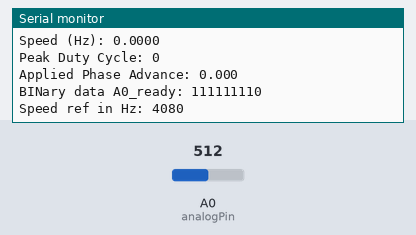
Bench run of a sketch on a simulated Arduino Uno, built with avr-gcc and run on an emulated ATmega328P. Shown: the last lines printed to the serial monitor. The inputs (shaded band) are chosen by the test bench; at power-on: A0 (analogPin) = 512.

Above: at 1.4 s.
1.5 s: A0 (analogPin) set to 716
At 1.67 s:
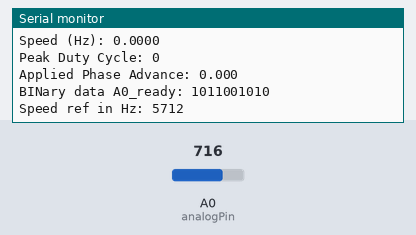
3.0 s: A0 (analogPin) set to 900
At 3.36 s:
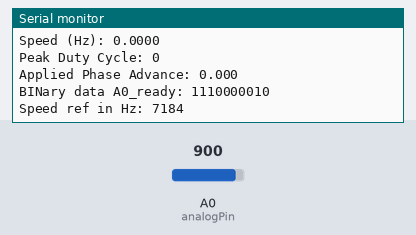
Timing chart, 0 to 6.0 s (numbered marks = the images above; inputs shaded):
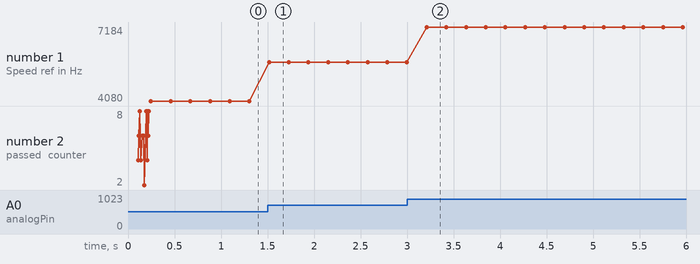

The sketch:

main.ino
```cpp
/*
 * Author: Mark Gajevskis
 * Date: 9 March 2019
 * Board: Arduino UNO
 * Chip: A4964
 * Communication protocol: 4-wire HW SPI
 * Logic voltage: 5V
 * Logic voltage shiftig: NO
 * USART baudrate: 115200
 *
 *
 *
 * This code write the "Register Select" in
 * order to set the register 31 in Read Only
 * mode. The data is send to the host pc via UART.
 *
 *
 */

#include "Arduino.h"
#include "main.h"
#include "SPI.h"
#include "motor_settings.h"


uint16_t countSetBits(unsigned int n)
{
  unsigned int count = 0;
  while (n)
  {
    count += n & 1;
    n >>= 1;
  }
  return count;
}

void dialup(uint16_t addr, uint16_t val) {

  foo = (addr | SPI_WRITE | val);
  count = countSetBits(foo);

  if ((count % 2) == 0) {
    foo2 = (foo | PARITY);
    Serial.print("if passed, counter: ");
    Serial.println(count);
    Serial.print("parity result: ");
    Serial.println(foo2, BIN);

    SPI.beginTransaction(SPISettings(SPI_SPEED, MSBFIRST, SPI_MODE3));
    digitalWrite(PIN_CS, LOW);
    SPI.transfer16(foo2);
    digitalWrite(PIN_CS, HIGH);
  }
  else {
    Serial.print("else...no parity: ");
    Serial.println(foo, BIN);

    SPI.beginTransaction(SPISettings(SPI_SPEED, MSBFIRST, SPI_MODE3));
    digitalWrite(PIN_CS, LOW);
    SPI.transfer16(foo);
    digitalWrite(PIN_CS, HIGH);
  }
  Serial.println("dialup_end");
}

void temperature() {

  SPI.beginTransaction(SPISettings(SPI_SPEED, MSBFIRST, SPI_MODE3)); // Start SPI dialog with settings for A4964
  digitalWrite(PIN_CS, LOW);
  SPI.transfer16(REG_BRS_TEMP);  // Write the RBS in temperature rading mode
  digitalWrite(PIN_CS, HIGH);

  SPI.beginTransaction(SPISettings(SPI_SPEED, MSBFIRST, SPI_MODE3)); // Start SPI dialog with settings for A4964
  digitalWrite(PIN_CS, LOW);
  rdng_temp = SPI.transfer16(REG_RD_ONLY);  // Read the register 31
  digitalWrite(PIN_CS, HIGH);

  Serial.print("Temperature: ");
  Serial.println((367.7 - ((rdng_temp & 0b11111111110) >> 1) * 0.451), 2); // Refer to A4964 manual page 77
}

void showspeed() {

  SPI.beginTransaction(SPISettings(SPI_SPEED, MSBFIRST, SPI_MODE3)); // Start SPI dialog with settings for A4964
  digitalWrite(PIN_CS, LOW);
  SPI.transfer16(REG_RBS_SPEED);  // Write the RBS in temperature rading mode
  digitalWrite(PIN_CS, HIGH);

  SPI.beginTransaction(SPISettings(SPI_SPEED, MSBFIRST, SPI_MODE3)); // Start SPI dialog with settings for A4964
  digitalWrite(PIN_CS, LOW);
  rdng_speed = SPI.transfer16(REG_RD_ONLY);  // Read the register 31
  digitalWrite(PIN_CS, HIGH);

  Serial.print("Speed (rpm): ");
  Serial.println((((((rdng_speed & 0b11111111110) >> 1) * 1.6) * 60) / 7), 4); // Refer to A4964 manual page 77

  SPI.beginTransaction(SPISettings(SPI_SPEED, MSBFIRST, SPI_MODE3)); // Start SPI dialog with settings for A4964
  digitalWrite(PIN_CS, LOW);
  rdng_speed = SPI.transfer16(REG_RD_ONLY);  // Read the register 31
  digitalWrite(PIN_CS, HIGH);

  Serial.print("Speed (Hz): ");
  Serial.println((((rdng_speed & 0b11111111110) >> 1) * 1.6), 4); // Refer to A4964 manual page 77
}

void duty_cycle() {

  SPI.beginTransaction(SPISettings(SPI_SPEED, MSBFIRST, SPI_MODE3)); // Start SPI dialog with settings for A4964
  digitalWrite(PIN_CS, LOW);
  SPI.transfer16(REG_RBS_DUTY_CYCLE);  // Write the RBS in voltage rading mode
  digitalWrite(PIN_CS, HIGH);

  SPI.beginTransaction(SPISettings(SPI_SPEED, MSBFIRST, SPI_MODE3)); // Start SPI dialog with settings for A4964
  digitalWrite(PIN_CS, LOW);
  rdng_duty_cycle = SPI.transfer16(REG_RD_ONLY);  // Read the register 31
  digitalWrite(PIN_CS, HIGH);
  Serial.print("Peak Duty Cycle: ");
  Serial.println((((rdng_duty_cycle & 0b11111111110) >> 1) / 1023) * 100, 3);
}

void applied_phase_advance() {

  SPI.beginTransaction(SPISettings(SPI_SPEED, MSBFIRST, SPI_MODE3)); // Start SPI dialog with settings for A4964
  digitalWrite(PIN_CS, LOW);
  SPI.transfer16(REG_RBS_PHASE_ADV);  // Write the RBS in voltage rading mode
  digitalWrite(PIN_CS, HIGH);

  SPI.beginTransaction(SPISettings(SPI_SPEED, MSBFIRST, SPI_MODE3)); // Start SPI dialog with settings for A4964
  digitalWrite(PIN_CS, LOW);
  rdng_phase_adv = SPI.transfer16(REG_RD_ONLY);  // Read the register 31
  digitalWrite(PIN_CS, HIGH);
  Serial.print("Applied Phase Advance: ");
  Serial.println(((rdng_phase_adv & 0b11111111110) >> 1) * 0.7, 3);
}

void voltage() {

  SPI.beginTransaction(SPISettings(SPI_SPEED, MSBFIRST, SPI_MODE3)); // Start SPI dialog with settings for A4964
  digitalWrite(PIN_CS, LOW);
  SPI.transfer16(REG_RBS_VOLT);  // Write the RBS in voltage rading mode
  digitalWrite(PIN_CS, HIGH);

  SPI.beginTransaction(SPISettings(SPI_SPEED, MSBFIRST, SPI_MODE3)); // Start SPI dialog with settings for A4964
  digitalWrite(PIN_CS, LOW);
  rdng_volt = SPI.transfer16(REG_RD_ONLY);  // Read the register 31
  digitalWrite(PIN_CS, HIGH);
  Serial.print("Voltage: ");
  Serial.println(((rdng_volt & 0b11111111110) >> 1) * 0.0528, 3);
}

void current() {

  SPI.beginTransaction(SPISettings(SPI_SPEED, MSBFIRST, SPI_MODE3)); // Start SPI dialog with settings for A4964
  digitalWrite(PIN_CS, LOW);
  SPI.transfer16(REG_RBS_CURRENT);  // Write the RBS in current rading mode
  digitalWrite(PIN_CS, HIGH);

  SPI.beginTransaction(SPISettings(SPI_SPEED, MSBFIRST, SPI_MODE3)); // Start SPI dialog with settings for A4964
  digitalWrite(PIN_CS, LOW);
  rdng_current = SPI.transfer16(REG_RD_ONLY);  // Read the register 31
  digitalWrite(PIN_CS, HIGH);
  Serial.print("Current: ");
  Serial.println(((((rdng_current & 0b11111111110) >> 1) / 50) * 1.76), 3);
}

void writeregisters() {

  dialup(ADDR_PWM_CONF_0, MOD_3 | PMD_CENTER | PW_PWM_FREQ(0b100110));
  //dialup(ADDR_PWM_CONF_1, DS_DITHER_DISABLE),
  dialup(ADDR_PWM_CONF_1, DP_PERIOD_1_2 | DD_TIME_2 | DS_STEP_COUNT_15);
  dialup(ADDR_BRGE_CONF, SA_AMP_GAIN_2_5 | DT_MOSFET_500);
  dialup(ADDR_GATE_DRV_CONF_0, IR1_ON_40 | IR2_ON_10);
  dialup(ADDR_GATE_DRV_CONF_1, IF1_OFF_60 | IF2_OFF_15);
  dialup(ADDR_GATE_DRV_CONF_2, TRS_ON_TIME_300 | TFS_OFF_TIME_600);
  dialup(ADDR_I_LIM_CONF, OBT_BLANK_TIME_3_6 | VIL_SCALE_16_16);
  dialup(ADDR_VDS_0, MIT_TRESHOLD_200 | VT_V_TRESHOLD_1_2);
  dialup(ADDR_VDS_1, VDQ_DEBOUNCE | VQT_QUAL_TIME_1_2);
  dialup(ADDR_WATCH_DOG_0, WM_MIN_TIME_21);
  dialup(ADDR_WATCH_DOG_1, WC_DISABLE);     // Register Nr. 10
  dialup(ADDR_COMMT_0, CP_SS_PROP_GAIN_2 | CP_SS_INTEG_GAIN_2);
  dialup(ADDR_COMMT_1, CPT_TC_PROP_GAIN_2 | CIT_TC_INTEG_GAIN_2);
  dialup(ADDR_BEMF_CONF_0, BW_DETECT_WINDOW(0b11111));
  dialup(ADDR_BEMF_CONF_1, BS_SMPL_CYCLE_6 | BF_WM_FILTER_TIME_200);
  dialup(ADDR_STR_CONF_0, HT_ALIGMENT_400 | HD_PWM_ALIG_3_125);   // Register Nr. 15
  dialup(ADDR_STR_CONF_1, STM_COASM_OFF | RSC_OFF | KM_RATIO_0_30 | HR_DUTY_CYCLE_0);
  dialup(ADDR_STR_CONF_2, WIN_MODE_OFF);
  dialup(ADDR_STR_CONF_3, SF2_FINAL_FREQ_10 | SF1_INITIAL_FREQ_0_5);
  dialup(ADDR_STR_CONF_4, SD2_FINAL_CYC_18_75 | SD1_INITIAL_CYC_6_25);
  dialup(ADDR_STR_CONF_5, STS_STEP_TIME_160 | SFS_FINAL_RAMP_FREQ(0b0011));  // Register Nr. 20
  dialup(ADDR_SPEED_LOOP_0, SGL_ACCELER_LIM(0b00111) | SG_GAIN(0b1000));
  dialup(ADDR_SPEED_LOOP_1, DV_CYCLE_COMP_OFF | DF_DECEL_FACTOR_1 | SR_SPEED_CTRL_RES_0_1);
  dialup(ADDR_SPEED_LOOP_2, SL_LOW_THRESHOLD(0b0001) | SH_HIGH_THRESHOLD(0b1100));
  dialup(ADDR_SYS, ESF_NO_STOP_ON_FAIL | VLR_LOGIC_V_5 | VRG_GATE_V_8 | OPM_STAND_ALONE | LWK_PWM_WAKE_MDOE | IPI_ACT_LOW | DIL_I_LIM_OFF | CM_CLOSED_LOOP_SPEED_2); // REG Nr. 25
  dialup(ADDR_PHA_ADV, PAM_PHASE_ADV_AUTO | KIP_AUTO_PHASE_CTRL_4);
  dialup(ADDR_MOT_FUN, LEN_LIN_STANDBY | GTS_NO_CHANGE_0 | OVM_OVERMOD_OFF | DRM_MODE_SINE | BRK_ON | DIR_REVERSE | RUN_ON);
}

void speedreference(){

  const int analogPin = A0;
  uint16_t A0_val = 0;
  uint16_t A0_conv = 0;
  uint16_t A0_ready = 0;
  // The "A0_val" is 10bit meaning 0 to 1023 dec. long. Need to be converted to 9bit meaning 0 to 511 dec. long.
  A0_val = analogRead(analogPin);
  A0_conv = map(A0_val, 0, 1023, 0, 511);
  // To do: Shift converted value to 1 bit left
  A0_ready = (A0_conv << 1);
  // To do: Output the "Fref" to Serial interface in Hz
  Serial.print("BINary data A0_ready: ");
  Serial.println(A0_ready, BIN);

  Serial.print("Speed ref in Hz: ");
  Serial.println(SR_SPEED_CTRL_RES_1_6 * A0_ready, DEC);
  // To do: Sent SPI data to "ADDR_WRT_ONLY"
  foo = (ADDR_WRT_ONLY | A0_ready);
  count = countSetBits(foo);

  if ((count % 2) == 0) {
    foo2 = (foo | PARITY);

    SPI.beginTransaction(SPISettings(SPI_SPEED, MSBFIRST, SPI_MODE3));
    digitalWrite(PIN_CS, LOW);
    SPI.transfer16(foo2);
    digitalWrite(PIN_CS, HIGH);
  }
  else {

    SPI.beginTransaction(SPISettings(SPI_SPEED, MSBFIRST, SPI_MODE3));
    digitalWrite(PIN_CS, LOW);
    SPI.transfer16(foo);
    digitalWrite(PIN_CS, HIGH);
  }
}


void setup() {

  SPI.begin();
  pinMode(PIN_CS, OUTPUT);

  Serial.begin(115200);
  delay(100);

  writeregisters();
}

void loop() {

  temperature();
  voltage();
  current();
  showspeed();
  duty_cycle();
  applied_phase_advance();
  speedreference();
  Serial.println();
  delay(200);
}
```

main.h
```cpp
/////////SPI CONFIG////////////////////
#define PIN_CS 10
#define SPI_SPEED 20000000
//#define PIN_D9 9 // Used for PWM
unsigned long duty1,duty2;
// Duty Cycle in terms of a percentage.
unsigned long plus;
// Value read from A1, in case plus mode is activated
float xxx;
// Float numbers to calculate duty for PWM 1 and PWM 2
float yyy;
unsigned long pwm1;
// Value read from A0 and A2 to give PWM duty cycle output in terms // of 0-5V
unsigned long pwm2;

/////////REGISTER MODE SELECTION //////
const uint16_t SPI_WRITE (1 << 10);
const uint16_t SPI_READ (0 << 10);
/////////REGISTER MODE SELECTION END////

///////////REGISTER ADDRES//////////////
uint16_t ADDR_PWM_CONF_0 = 0x000;
uint16_t ADDR_PWM_CONF_1 = 0x800;
uint16_t ADDR_BRGE_CONF = 0x1000;
uint16_t ADDR_GATE_DRV_CONF_0 = 0x1800;
uint16_t ADDR_GATE_DRV_CONF_1 = 0x2000;
uint16_t ADDR_GATE_DRV_CONF_2 = 0x2800;
uint16_t ADDR_I_LIM_CONF = 0x3000;
uint16_t ADDR_VDS_0 = 0x3800;
uint16_t ADDR_VDS_1 = 0x4000;
uint16_t ADDR_WATCH_DOG_0 = 0x4800;
uint16_t ADDR_WATCH_DOG_1 = 0x5000;
uint16_t ADDR_COMMT_0 = 0x5800;
uint16_t ADDR_COMMT_1 = 0x6000;
uint16_t ADDR_BEMF_CONF_0 = 0x6800;
uint16_t ADDR_BEMF_CONF_1 = 0x7000;
uint16_t ADDR_STR_CONF_0 = 0x7800;
uint16_t ADDR_STR_CONF_1 = 0x8000;
uint16_t ADDR_STR_CONF_2 = 0x8800;
uint16_t ADDR_STR_CONF_3 = 0x9000;
uint16_t ADDR_STR_CONF_4 = 0x9800;
uint16_t ADDR_STR_CONF_5 = 0xA000;
uint16_t ADDR_SPEED_LOOP_0 = 0xA800;
uint16_t ADDR_SPEED_LOOP_1 = 0xB000;
uint16_t ADDR_SPEED_LOOP_2 = 0xB800;
uint16_t ADDR_NVM_WR = 0xC000;
uint16_t ADDR_SYS = 0xC800;
uint16_t ADDR_PHA_ADV = 0xD000;
uint16_t ADDR_MOT_FUN = 0xD800;
uint16_t ADDR_MASK = 0xE000;
uint16_t ADDR_RDBACK_SEL = 0xE800;
uint16_t ADDR_WRT_ONLY = 0xF000;
uint16_t ADDR_RD_ONLY = 0xF800;
/////////REGISTER ADDRES END///////////
/////////DEF VAL CONF//////////////////
//uint16_t PWM_CONF_0_DEF = 0x4C;
//uint16_t PWM_CONF_0_DEF = 0xFC;
uint16_t PWM_CONF_0_DEF = 0b0011000100;
uint16_t PWM_CONF_1_DEF = 0b0000000000;
uint16_t BRGE_CONF_DEF = 0b0000101000;
//uint16_t GATE_DRV_CONF_0_DEF = 0x82;
//uint16_t GATE_DRV_CONF_1_DEF = 0xC3;
//uint16_t GATE_DRV_CONF_2_DEF = 0x6C;
uint16_t GATE_DRV_CONF_0_DEF = 0b0100000100;
uint16_t GATE_DRV_CONF_1_DEF = 0b0110000110;
uint16_t GATE_DRV_CONF_2_DEF = 0b0011011000;

uint16_t I_LIM_CONF_DEF = 0x10F;
uint16_t VDS_0_DEF = 0x18;
uint16_t VDS_1_DEF = 0x18;
//uint16_t WATCH_DOG_0_DEF = 0xA;
//uint16_t WATCH_DOG_1_DEF = 0x14A;
uint16_t WATCH_DOG_0_DEF = 0b0000000000;
uint16_t WATCH_DOG_1_DEF = 0b0000000000;  //Disables the Watchdog

uint16_t COMMT_0_DEF = 0x88;
uint16_t COMMT_1_DEF = 0x88;
uint16_t BEMF_CONF_0_DEF = 0x0;
uint16_t BEMF_CONF_1_DEF = 0x66; //1100110
//uint16_t STR_CONF_0_DEF = 0x4A;
uint16_t STR_CONF_0_DEF = 0b0000111110;
uint16_t STR_CONF_1_DEF = 0b1000010000; //0000 //REG 16
uint16_t STR_CONF_2_DEF = 0x230;
uint16_t STR_CONF_3_DEF = 0x22;
//uint16_t STR_CONF_4_DEF = 0x22;
uint16_t STR_CONF_4_DEF = 0b0000100010;
uint16_t STR_CONF_5_DEF = 0xE;
uint16_t SPEED_LOOP_0_DEF = 0x4A;
uint16_t SPEED_LOOP_1_DEF = 0x80;
uint16_t SPEED_LOOP_1_SR = 0b0010;
uint16_t SPEED_LOOP_2_DEF = 0x77; // Check it out again
//uint16_t NVM_WR_DEF = 0x000;   // DO NOT USE
uint16_t SYS_DEF = 0b0101001010;  // USING OPM = TRUE
//uint16_t SYS_2 = 0xB8;
uint16_t PHA_ADV_DEF = 0x768;
uint16_t MOT_FUN_DEF = 0x2;

// Setup in functions
uint16_t MASK_DEF = 0x100; // READ ONLY
//uint16_t RDBACK_SEL_DEF = 0x100; // Check it out again
uint16_t WRT_ONLY_DEF = 0b0000000000;
uint16_t RD_ONLY_DEF = 0x000;  // Setup it manualiy
/////////DEF VAL CONF END//////////////
/////////READ BACK SELECT DEFINES//////
uint16_t RBS_SEL_DIAG = 0x000;
uint16_t RBS_SEL_MOTOR_SPEED = 0x2;
uint16_t RBS_SEL_IAVG = 0x4;
uint16_t RBS_SEL_VOLT = 0x6;
uint16_t RBS_SEL_TEMP = 0x8;
uint16_t RBS_SEL_DEM_IN = 0xA;
uint16_t RBS_SEL_DUTY_CYC = 0xC;
uint16_t RBS_SEL_PHASE_ADVC = 0xE;

uint16_t RBS_SEL_DIAG_VOLT = 0x206;
///////Regifine the DEF val in bin ///////
uint16_t DEC_PWM_CONF_0_DEF = 0b0011001100; //PWM 19.8Khz
uint16_t DEC_PWM_CONF_1_DEF = 0b0000000000; //Disable the PWM Dither
uint16_t DEC_BRGE_CONF_DEF = 0b0000101000;
uint16_t DEC_GATE_DRV_CONF_0_DEF = 0b0100000100;
uint16_t DEC_GATE_DRV_CONF_1_DEF = 0b0110000110;
uint16_t DEC_GATE_DRV_CONF_2_DEF = 0b0011011000;
uint16_t DEC_I_LIM_CONF_DEF = 0b0000011110;
uint16_t DEC_VDS_0_DEF = 0b0000110000;
uint16_t DEC_VDS_1_DEF = 0b0000110000;
uint16_t DEC_WATCH_DOG_0_DEF = 0b0000000000;
uint16_t DEC_WATCH_DOG_1_DEF = 0b0000000000;  //Disables the Watchdog
uint16_t DEC_COMMT_0_DEF = 0b0100010000;
uint16_t DEC_COMMT_1_DEF = 0b0100010000;
uint16_t DEC_BEMF_CONF_0_DEF = 0b0000000010;
uint16_t DEC_BEMF_CONF_1_DEF = 0b0001100010; //1100110
uint16_t DEC_STR_CONF_0_DEF = 0b0010010100;
uint16_t DEC_STR_CONF_1_DEF = 0b1000110000; //Coast eneble //No restart on lost sync
uint16_t DEC_STR_CONF_2_DEF = 0x230;
uint16_t DEC_STR_CONF_3_DEF = 0x22;
uint16_t DEC_STR_CONF_4_DEF = 0x22;
uint16_t DEC_STR_CONF_5_DEF = 0xE;
uint16_t DEC_SPEED_LOOP_0_DEF = 0x4A;
uint16_t DEC_SPEED_LOOP_1_DEF = 0x80;
uint16_t DEC_SPEED_LOOP_1_SR = 0b0010;
uint16_t DEC_SPEED_LOOP_2_DEF = 0x77; // Check it out again
//////////////////////////////////////////
//////////////////////////////////////////
#define REG_RBS_SPEED ((uint16_t) 0b1110110000000011)
#define REG_RBS_VOLT ((uint16_t) 0b1110110000000110)
#define REG_RBS_CURRENT ((uint16_t) 0b1110110000000101)
#define REG_BRS_TEMP ((uint16_t) 0b1110110000001001)  // RBS[2:0] [ 100 ] Chip temperatute
#define REG_RBS_DUTY_CYCLE ((uint16_t) 0b1110110000001010)
#define REG_RBS_PHASE_ADV ((uint16_t) 0b1110110000001111)
#define REG_RD_ONLY ((uint16_t) 0b1111100000000000)
/////////RDBCK SEL DEFINES END//////////

#define PHASE3_MODE (n << 9)
#define PHASE2_MODE (1 << 9)

#define BRGE_PWM_MODE

/////////////////PARITY////////////////
uint16_t PARITY (1 << 0);
/////////////PARITY END////////////////

float Av = 2.5; // Amp gain
float Rs = 0.02;  // Resistance of the shunt
float onesevensix = 1.76;  // STATIC, DO NOT EDIT

////////////////////
uint32_t count;
uint32_t foo;
uint32_t foo2;
uint32_t parfoo;
uint32_t raw;
uint32_t rdng_volt;
uint32_t rdng_current;
uint32_t rdng_temp;
uint32_t rdng_speed;
uint32_t rdng_duty_cycle;
uint32_t rdng_phase_adv;
////////////////////
```

Source omitted: motor_settings.h (16847 bytes)

Measured:
- after the input at 1.5 s, the serial monitor: prints a new line at once (image 1)
- after the input at 3.0 s, the serial monitor: prints a new line after 0.21 s (image 2)
- plotted number 1: 4080 → 5712 after the input at 1.5 s, 5712 → 7184 after the input at 3.0 s
